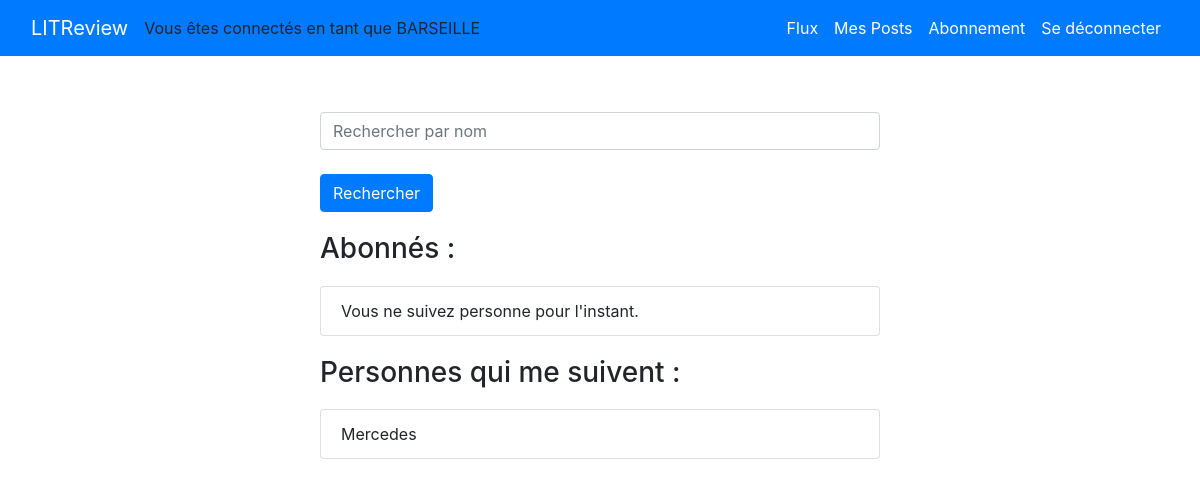
The app's page /subscribe/ (signed in), older data.
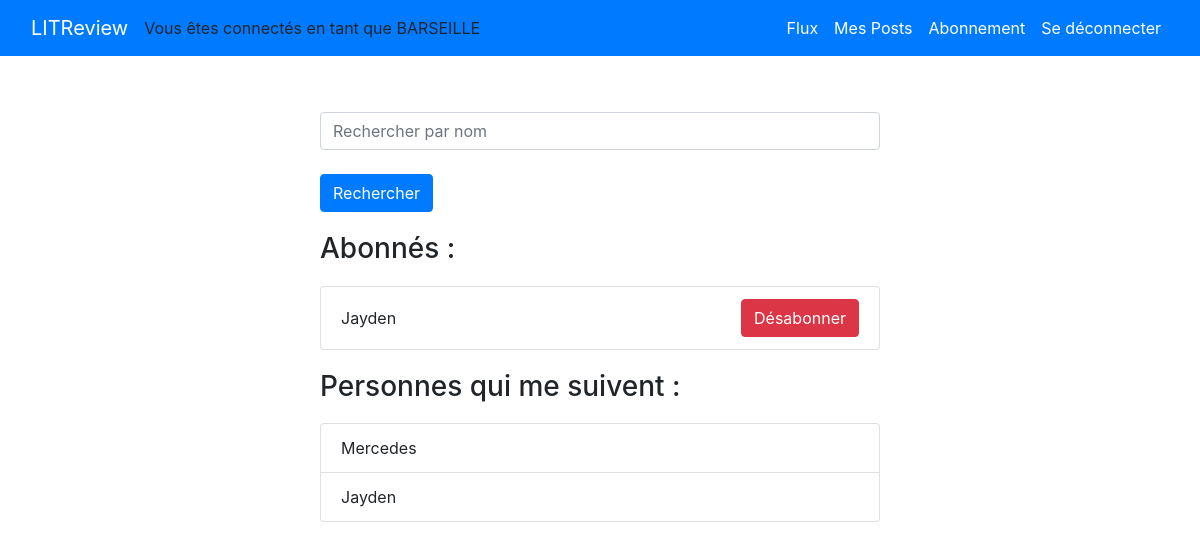
The same page, newer data.
### blog/models.py (models this page shows)
class UserFollows(models.Model):
    user = models.ForeignKey(to=settings.AUTH_USER_MODEL,
                             on_delete=models.CASCADE,
                             related_name='following')
    followed_user = models.ForeignKey(to=settings.AUTH_USER_MODEL,
                                      on_delete=models.CASCADE,
                                      related_name='followers')
    class Meta:
        unique_together = ('user', 'followed_user')

### authentication/models.py (models this page shows)
class User(AbstractUser):
    pass

### blog/views.py (the view, shortened to what this page needs)
# urls.py: path("subscribe/", blog.views.subscribe, name="subscribe"),
@login_required
def subscribe(request):
    user = request.user
    following = request.user.following.all()
    followers = request.user.followers.all()
    followed_users_ids = following.values_list('followed_user', flat=True)
    all_users = get_user_model().objects.exclude(id__in=followed_users_ids).exclude(id=request.user.id)
    search_form = forms.SearchUserForm(request.GET)
    searched_users = None
    if search_form.is_valid():
        searched_username = search_form.cleaned_data["username"]
        searched_users = all_users.filter(username__icontains=searched_username)
    context = {
        "user": user,
        "following": following,
        "followers": followers,
        "search_form": search_form,
        "searched_users": searched_users
    }
    return render(request, "blog/subscribe.html", context=context)

### blog/forms.py
class SearchUserForm(forms.Form):
    username = forms.CharField(
        label='',
        error_messages={'required': ''},
        widget=forms.TextInput(attrs={'class': 'form-control',
                                      'placeholder': 'Rechercher par nom'})
    )

### blog/templates/blog/subscribe.html (shortened to what this page needs)
{% extends 'base.html' %}
{% block content %}
<div class="form_block">
    <div>
        <form method="get" action="{% url 'subscribe' %}">
            {{ search_form }}
            <button type="submit" class="btn btn-primary mt-4">Rechercher</button>
        </form>
    </div>
    <div class="content-container">
        <div>
            <h3 class="content-subheader content-header">Abonnés :</h3>
            <ul class="list-group">
                {% for follow in following %}
                    <li class="list-group-item d-flex justify-content-between align-items-center">
                        {{ follow.followed_user.username|capfirst }}
                        <form method="post" action="{% url 'unsubscribe' %}">
                            <button type="submit" class="btn btn-danger">Désabonner</button>
                        </form>
                    </li>
                {% empty %}
                    <li class="list-group-item">Vous ne suivez personne pour l'instant.</li>
                {% endfor %}
            </ul>
        </div>
        <div>
            <h3 class="content-subheader content-header">Personnes qui me suivent :</h3>
            <ul class="list-group">
                {% for follow in followers %}
                    <li class="list-group-item d-flex justify-content-between align-items-center">
                        {{ follow.user.username|capfirst }}
                    </li>
                {% empty %}
                    <li class="list-group-item">Aucun utilisateur ne vous suit pour l'instant.</li>
                {% endfor %}
            </ul>
        </div>
    </div>
</div>
{% endblock content %}

Row changes from the older to the newer data that the page shows:
added UserFollows: followed_user.username "Jayden", shown under "Abonnés :"
added UserFollows: user.username "Jayden", shown under "Personnes qui me suivent :"
Text that changed along with them:
text no longer shown: "Vous ne suivez personne pour l'instant."
